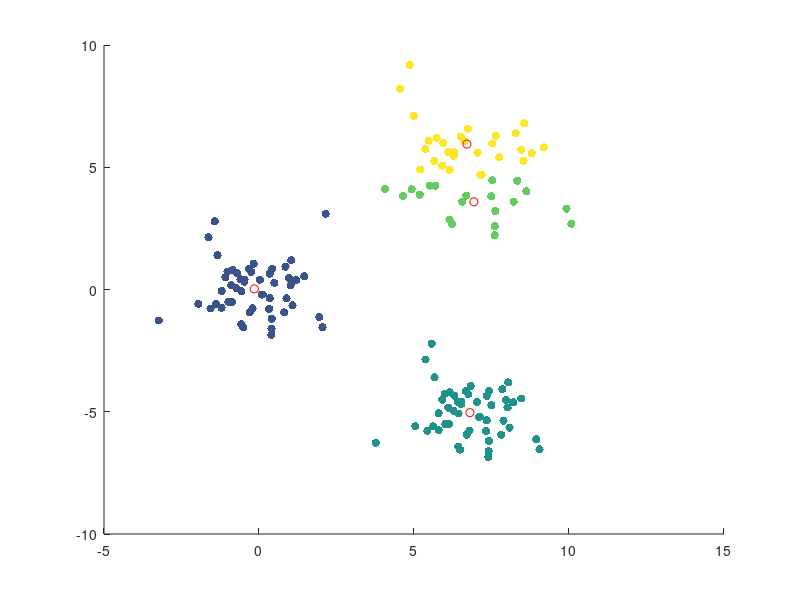

Source code (MATLAB):
clc; clear; format long g;

%%

M = load('data.mat');

M = cell2mat(struct2cell(M));

N = length(M);

x = M(:,1); y = M(:,2);
% figure(1)
% plot(x,y,'.')

%%

% Pocet shluku:
n = input('Pocet shluku: ');

%

min_M = min(min(M))*0.9;
max_M = max(max(M))*0.9;

t_x = mean(x); t_y = mean(y);

xs = linspace(min_M, max_M, n)';
ys = xs;
xs = xs + t_x; ys = ys + t_y;

S = [xs,ys];

% figure(2)
% plot(x,y,'.',xs,ys,'o')



%%
% kdy jsem spoko
podminka = 0.1;
dS = 1;
while any(dS > podminka) % dokud nejsem spoko
    L = zeros(N,1);
    d2 = zeros(n,1);
    
    xs = S(:,1); ys = S(:,2);
    
    % vzdalenost kazdeho bodu od kazdeho stredu
    for i = 1:N
        for j = 1:n
            d2(j) = ( x(i) - S(j,1) )^2 + ( y(i) - S(j,2) )^2;
        end
        [d_min,L(i)]=min(d2);
    end
    
    % posunut stredu S do teziste sveho shluku
    
   nove_S = zeros(n,2); 
    for j = 1:n
        k = find(L==j);
        nove_S(j,:) = mean(M(k,:));
    end
    
    % velikost posunu stredu
    dS = ( nove_S(:,1) - S(:,1) ).^2 + ( nove_S(:,2) - S(:,2) ).^2;
    
    S = nove_S;
    

end

hold on
scatter(x,y,[],L,'filled')
scatter(S(:,1),S(:,2),'r')
hold off





















